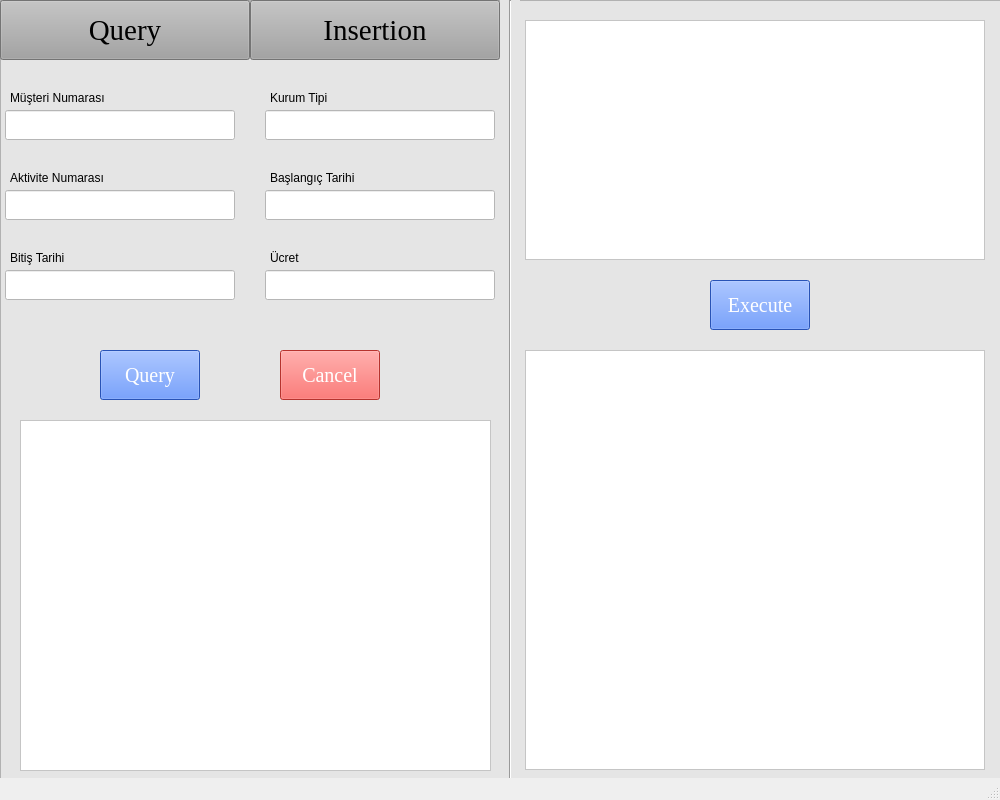
<?xml version="1.0" encoding="UTF-8"?>
<ui version="4.0">
 <class>MainWindow</class>
 <widget class="QMainWindow" name="MainWindow">
  <property name="geometry">
   <rect>
    <x>0</x>
    <y>0</y>
    <width>1000</width>
    <height>800</height>
   </rect>
  </property>
  <property name="windowTitle">
   <string>MainWindow</string>
  </property>
  <widget class="QWidget" name="centralwidget">
   <widget class="QFrame" name="frame_5">
    <property name="geometry">
     <rect>
      <x>0</x>
      <y>0</y>
      <width>1001</width>
      <height>800</height>
     </rect>
    </property>
    <property name="styleSheet">
     <string notr="true">background-color: rgb(229, 229, 229);</string>
    </property>
    <property name="frameShape">
     <enum>QFrame::StyledPanel</enum>
    </property>
    <property name="frameShadow">
     <enum>QFrame::Raised</enum>
    </property>
    <widget class="QPushButton" name="pushButton">
     <property name="geometry">
      <rect>
       <x>0</x>
       <y>0</y>
       <width>250</width>
       <height>60</height>
      </rect>
     </property>
     <property name="font">
      <font>
       <family>Times New Roman</family>
       <pointsize>22</pointsize>
      </font>
     </property>
     <property name="styleSheet">
      <string notr="true">background-color: rgb(163, 163, 163);</string>
     </property>
     <property name="text">
      <string>Query</string>
     </property>
    </widget>
    <widget class="QPushButton" name="pushButton_2">
     <property name="geometry">
      <rect>
       <x>250</x>
       <y>0</y>
       <width>250</width>
       <height>60</height>
      </rect>
     </property>
     <property name="font">
      <font>
       <family>Times New Roman</family>
       <pointsize>22</pointsize>
      </font>
     </property>
     <property name="styleSheet">
      <string notr="true">background-color: rgb(163, 163, 163);</string>
     </property>
     <property name="text">
      <string>Insertion</string>
     </property>
    </widget>
    <widget class="QTextEdit" name="textEdit">
     <property name="geometry">
      <rect>
       <x>525</x>
       <y>20</y>
       <width>460</width>
       <height>240</height>
      </rect>
     </property>
     <property name="styleSheet">
      <string notr="true">background-color: rgb(255, 255, 255);</string>
     </property>
    </widget>
    <widget class="QPushButton" name="pushButton_5">
     <property name="geometry">
      <rect>
       <x>710</x>
       <y>280</y>
       <width>100</width>
       <height>50</height>
      </rect>
     </property>
     <property name="palette">
      <palette>
       <active>
        <colorrole role="WindowText">
         <brush brushstyle="SolidPattern">
          <color alpha="255">
           <red>255</red>
           <green>255</green>
           <blue>255</blue>
          </color>
         </brush>
        </colorrole>
        <colorrole role="Button">
         <brush brushstyle="SolidPattern">
          <color alpha="255">
           <red>56</red>
           <green>116</green>
           <blue>255</blue>
          </color>
         </brush>
        </colorrole>
        <colorrole role="Light">
         <brush brushstyle="SolidPattern">
          <color alpha="255">
           <red>51</red>
           <green>133</green>
           <blue>255</blue>
          </color>
         </brush>
        </colorrole>
        <colorrole role="Text">
         <brush brushstyle="SolidPattern">
          <color alpha="255">
           <red>255</red>
           <green>255</green>
           <blue>255</blue>
          </color>
         </brush>
        </colorrole>
        <colorrole role="ButtonText">
         <brush brushstyle="SolidPattern">
          <color alpha="255">
           <red>255</red>
           <green>255</green>
           <blue>255</blue>
          </color>
         </brush>
        </colorrole>
        <colorrole role="Base">
         <brush brushstyle="SolidPattern">
          <color alpha="255">
           <red>56</red>
           <green>116</green>
           <blue>255</blue>
          </color>
         </brush>
        </colorrole>
        <colorrole role="Window">
         <brush brushstyle="SolidPattern">
          <color alpha="255">
           <red>56</red>
           <green>116</green>
           <blue>255</blue>
          </color>
         </brush>
        </colorrole>
       </active>
       <inactive>
        <colorrole role="WindowText">
         <brush brushstyle="SolidPattern">
          <color alpha="255">
           <red>255</red>
           <green>255</green>
           <blue>255</blue>
          </color>
         </brush>
        </colorrole>
        <colorrole role="Button">
         <brush brushstyle="SolidPattern">
          <color alpha="255">
           <red>56</red>
           <green>116</green>
           <blue>255</blue>
          </color>
         </brush>
        </colorrole>
        <colorrole role="Light">
         <brush brushstyle="SolidPattern">
          <color alpha="255">
           <red>51</red>
           <green>133</green>
           <blue>255</blue>
          </color>
         </brush>
        </colorrole>
        <colorrole role="Text">
         <brush brushstyle="SolidPattern">
          <color alpha="255">
           <red>255</red>
           <green>255</green>
           <blue>255</blue>
          </color>
         </brush>
        </colorrole>
        <colorrole role="ButtonText">
         <brush brushstyle="SolidPattern">
          <color alpha="255">
           <red>255</red>
           <green>255</green>
           <blue>255</blue>
          </color>
         </brush>
        </colorrole>
        <colorrole role="Base">
         <brush brushstyle="SolidPattern">
          <color alpha="255">
           <red>56</red>
           <green>116</green>
           <blue>255</blue>
          </color>
         </brush>
        </colorrole>
        <colorrole role="Window">
         <brush brushstyle="SolidPattern">
          <color alpha="255">
           <red>56</red>
           <green>116</green>
           <blue>255</blue>
          </color>
         </brush>
        </colorrole>
       </inactive>
       <disabled>
        <colorrole role="WindowText">
         <brush brushstyle="SolidPattern">
          <color alpha="255">
           <red>255</red>
           <green>255</green>
           <blue>255</blue>
          </color>
         </brush>
        </colorrole>
        <colorrole role="Button">
         <brush brushstyle="SolidPattern">
          <color alpha="255">
           <red>56</red>
           <green>116</green>
           <blue>255</blue>
          </color>
         </brush>
        </colorrole>
        <colorrole role="Light">
         <brush brushstyle="SolidPattern">
          <color alpha="255">
           <red>51</red>
           <green>133</green>
           <blue>255</blue>
          </color>
         </brush>
        </colorrole>
        <colorrole role="Text">
         <brush brushstyle="SolidPattern">
          <color alpha="255">
           <red>255</red>
           <green>255</green>
           <blue>255</blue>
          </color>
         </brush>
        </colorrole>
        <colorrole role="ButtonText">
         <brush brushstyle="SolidPattern">
          <color alpha="255">
           <red>255</red>
           <green>255</green>
           <blue>255</blue>
          </color>
         </brush>
        </colorrole>
        <colorrole role="Base">
         <brush brushstyle="SolidPattern">
          <color alpha="255">
           <red>56</red>
           <green>116</green>
           <blue>255</blue>
          </color>
         </brush>
        </colorrole>
        <colorrole role="Window">
         <brush brushstyle="SolidPattern">
          <color alpha="255">
           <red>56</red>
           <green>116</green>
           <blue>255</blue>
          </color>
         </brush>
        </colorrole>
       </disabled>
      </palette>
     </property>
     <property name="font">
      <font>
       <family>Times New Roman</family>
       <pointsize>15</pointsize>
      </font>
     </property>
     <property name="styleSheet">
      <string notr="true">background-color: rgb(56, 116, 255);
color: rgb(255, 255, 255);</string>
     </property>
     <property name="text">
      <string>Execute</string>
     </property>
    </widget>
    <widget class="QTextEdit" name="textEdit_2">
     <property name="geometry">
      <rect>
       <x>525</x>
       <y>350</y>
       <width>460</width>
       <height>420</height>
      </rect>
     </property>
     <property name="styleSheet">
      <string notr="true">background-color: rgb(255, 255, 255);</string>
     </property>
     <property name="readOnly">
      <bool>true</bool>
     </property>
    </widget>
    <widget class="Line" name="line_5">
     <property name="geometry">
      <rect>
       <x>500</x>
       <y>0</y>
       <width>20</width>
       <height>811</height>
      </rect>
     </property>
     <property name="orientation">
      <enum>Qt::Vertical</enum>
     </property>
    </widget>
    <widget class="QLineEdit" name="lineEdit">
     <property name="geometry">
      <rect>
       <x>5</x>
       <y>110</y>
       <width>230</width>
       <height>30</height>
      </rect>
     </property>
     <property name="styleSheet">
      <string notr="true">background-color: rgb(255, 255, 255);</string>
     </property>
     <property name="text">
      <string/>
     </property>
    </widget>
    <widget class="QLineEdit" name="lineEdit_2">
     <property name="geometry">
      <rect>
       <x>265</x>
       <y>110</y>
       <width>230</width>
       <height>30</height>
      </rect>
     </property>
     <property name="styleSheet">
      <string notr="true">background-color: rgb(255, 255, 255);</string>
     </property>
     <property name="text">
      <string/>
     </property>
    </widget>
    <widget class="QLineEdit" name="lineEdit_3">
     <property name="geometry">
      <rect>
       <x>5</x>
       <y>190</y>
       <width>230</width>
       <height>30</height>
      </rect>
     </property>
     <property name="styleSheet">
      <string notr="true">background-color: rgb(255, 255, 255);</string>
     </property>
     <property name="text">
      <string/>
     </property>
    </widget>
    <widget class="QLineEdit" name="lineEdit_5">
     <property name="geometry">
      <rect>
       <x>5</x>
       <y>270</y>
       <width>230</width>
       <height>30</height>
      </rect>
     </property>
     <property name="styleSheet">
      <string notr="true">background-color: rgb(255, 255, 255);</string>
     </property>
     <property name="text">
      <string/>
     </property>
    </widget>
    <widget class="QLineEdit" name="lineEdit_4">
     <property name="geometry">
      <rect>
       <x>265</x>
       <y>190</y>
       <width>230</width>
       <height>30</height>
      </rect>
     </property>
     <property name="styleSheet">
      <string notr="true">background-color: rgb(255, 255, 255);</string>
     </property>
     <property name="text">
      <string/>
     </property>
    </widget>
    <widget class="QLineEdit" name="lineEdit_6">
     <property name="geometry">
      <rect>
       <x>265</x>
       <y>270</y>
       <width>230</width>
       <height>30</height>
      </rect>
     </property>
     <property name="styleSheet">
      <string notr="true">background-color: rgb(255, 255, 255);</string>
     </property>
     <property name="text">
      <string/>
     </property>
    </widget>
    <widget class="QLabel" name="label_19">
     <property name="geometry">
      <rect>
       <x>10</x>
       <y>90</y>
       <width>111</width>
       <height>16</height>
      </rect>
     </property>
     <property name="text">
      <string>Müşteri Numarası</string>
     </property>
    </widget>
    <widget class="QLabel" name="label_20">
     <property name="geometry">
      <rect>
       <x>270</x>
       <y>90</y>
       <width>111</width>
       <height>16</height>
      </rect>
     </property>
     <property name="text">
      <string>Kurum Tipi</string>
     </property>
    </widget>
    <widget class="QLabel" name="label_21">
     <property name="geometry">
      <rect>
       <x>10</x>
       <y>170</y>
       <width>111</width>
       <height>16</height>
      </rect>
     </property>
     <property name="text">
      <string>Aktivite Numarası</string>
     </property>
    </widget>
    <widget class="QLabel" name="label_22">
     <property name="geometry">
      <rect>
       <x>270</x>
       <y>170</y>
       <width>111</width>
       <height>16</height>
      </rect>
     </property>
     <property name="text">
      <string>Başlangıç Tarihi</string>
     </property>
    </widget>
    <widget class="QLabel" name="label_23">
     <property name="geometry">
      <rect>
       <x>10</x>
       <y>250</y>
       <width>111</width>
       <height>16</height>
      </rect>
     </property>
     <property name="text">
      <string>Bitiş Tarihi</string>
     </property>
    </widget>
    <widget class="QLabel" name="label_24">
     <property name="geometry">
      <rect>
       <x>270</x>
       <y>250</y>
       <width>111</width>
       <height>16</height>
      </rect>
     </property>
     <property name="text">
      <string>Ücret</string>
     </property>
    </widget>
    <widget class="QPushButton" name="pushButton_3">
     <property name="geometry">
      <rect>
       <x>100</x>
       <y>350</y>
       <width>100</width>
       <height>50</height>
      </rect>
     </property>
     <property name="palette">
      <palette>
       <active>
        <colorrole role="WindowText">
         <brush brushstyle="SolidPattern">
          <color alpha="255">
           <red>255</red>
           <green>255</green>
           <blue>255</blue>
          </color>
         </brush>
        </colorrole>
        <colorrole role="Button">
         <brush brushstyle="SolidPattern">
          <color alpha="255">
           <red>56</red>
           <green>116</green>
           <blue>255</blue>
          </color>
         </brush>
        </colorrole>
        <colorrole role="Light">
         <brush brushstyle="SolidPattern">
          <color alpha="255">
           <red>51</red>
           <green>133</green>
           <blue>255</blue>
          </color>
         </brush>
        </colorrole>
        <colorrole role="Text">
         <brush brushstyle="SolidPattern">
          <color alpha="255">
           <red>255</red>
           <green>255</green>
           <blue>255</blue>
          </color>
         </brush>
        </colorrole>
        <colorrole role="ButtonText">
         <brush brushstyle="SolidPattern">
          <color alpha="255">
           <red>255</red>
           <green>255</green>
           <blue>255</blue>
          </color>
         </brush>
        </colorrole>
        <colorrole role="Base">
         <brush brushstyle="SolidPattern">
          <color alpha="255">
           <red>56</red>
           <green>116</green>
           <blue>255</blue>
          </color>
         </brush>
        </colorrole>
        <colorrole role="Window">
         <brush brushstyle="SolidPattern">
          <color alpha="255">
           <red>56</red>
           <green>116</green>
           <blue>255</blue>
          </color>
         </brush>
        </colorrole>
       </active>
       <inactive>
        <colorrole role="WindowText">
         <brush brushstyle="SolidPattern">
          <color alpha="255">
           <red>255</red>
           <green>255</green>
           <blue>255</blue>
          </color>
         </brush>
        </colorrole>
        <colorrole role="Button">
         <brush brushstyle="SolidPattern">
          <color alpha="255">
           <red>56</red>
           <green>116</green>
           <blue>255</blue>
          </color>
         </brush>
        </colorrole>
        <colorrole role="Light">
         <brush brushstyle="SolidPattern">
          <color alpha="255">
           <red>51</red>
           <green>133</green>
           <blue>255</blue>
          </color>
         </brush>
        </colorrole>
        <colorrole role="Text">
         <brush brushstyle="SolidPattern">
          <color alpha="255">
           <red>255</red>
           <green>255</green>
           <blue>255</blue>
          </color>
         </brush>
        </colorrole>
        <colorrole role="ButtonText">
         <brush brushstyle="SolidPattern">
          <color alpha="255">
           <red>255</red>
           <green>255</green>
           <blue>255</blue>
          </color>
         </brush>
        </colorrole>
        <colorrole role="Base">
         <brush brushstyle="SolidPattern">
          <color alpha="255">
           <red>56</red>
           <green>116</green>
           <blue>255</blue>
          </color>
         </brush>
        </colorrole>
        <colorrole role="Window">
         <brush brushstyle="SolidPattern">
          <color alpha="255">
           <red>56</red>
           <green>116</green>
           <blue>255</blue>
          </color>
         </brush>
        </colorrole>
       </inactive>
       <disabled>
        <colorrole role="WindowText">
         <brush brushstyle="SolidPattern">
          <color alpha="255">
           <red>255</red>
           <green>255</green>
           <blue>255</blue>
          </color>
         </brush>
        </colorrole>
        <colorrole role="Button">
         <brush brushstyle="SolidPattern">
          <color alpha="255">
           <red>56</red>
           <green>116</green>
           <blue>255</blue>
          </color>
         </brush>
        </colorrole>
        <colorrole role="Light">
         <brush brushstyle="SolidPattern">
          <color alpha="255">
           <red>51</red>
           <green>133</green>
           <blue>255</blue>
          </color>
         </brush>
        </colorrole>
        <colorrole role="Text">
         <brush brushstyle="SolidPattern">
          <color alpha="255">
           <red>255</red>
           <green>255</green>
           <blue>255</blue>
          </color>
         </brush>
        </colorrole>
        <colorrole role="ButtonText">
         <brush brushstyle="SolidPattern">
          <color alpha="255">
           <red>255</red>
           <green>255</green>
           <blue>255</blue>
          </color>
         </brush>
        </colorrole>
        <colorrole role="Base">
         <brush brushstyle="SolidPattern">
          <color alpha="255">
           <red>56</red>
           <green>116</green>
           <blue>255</blue>
          </color>
         </brush>
        </colorrole>
        <colorrole role="Window">
         <brush brushstyle="SolidPattern">
          <color alpha="255">
           <red>56</red>
           <green>116</green>
           <blue>255</blue>
          </color>
         </brush>
        </colorrole>
       </disabled>
      </palette>
     </property>
     <property name="font">
      <font>
       <family>Times New Roman</family>
       <pointsize>15</pointsize>
      </font>
     </property>
     <property name="styleSheet">
      <string notr="true">background-color: rgb(56, 116, 255);
color: rgb(255, 255, 255);</string>
     </property>
     <property name="text">
      <string>Query</string>
     </property>
    </widget>
    <widget class="QPushButton" name="pushButton_4">
     <property name="geometry">
      <rect>
       <x>280</x>
       <y>350</y>
       <width>100</width>
       <height>50</height>
      </rect>
     </property>
     <property name="palette">
      <palette>
       <active>
        <colorrole role="WindowText">
         <brush brushstyle="SolidPattern">
          <color alpha="255">
           <red>255</red>
           <green>255</green>
           <blue>255</blue>
          </color>
         </brush>
        </colorrole>
        <colorrole role="Button">
         <brush brushstyle="SolidPattern">
          <color alpha="255">
           <red>255</red>
           <green>71</green>
           <blue>65</blue>
          </color>
         </brush>
        </colorrole>
        <colorrole role="Light">
         <brush brushstyle="SolidPattern">
          <color alpha="255">
           <red>51</red>
           <green>133</green>
           <blue>255</blue>
          </color>
         </brush>
        </colorrole>
        <colorrole role="Text">
         <brush brushstyle="SolidPattern">
          <color alpha="255">
           <red>255</red>
           <green>255</green>
           <blue>255</blue>
          </color>
         </brush>
        </colorrole>
        <colorrole role="ButtonText">
         <brush brushstyle="SolidPattern">
          <color alpha="255">
           <red>255</red>
           <green>255</green>
           <blue>255</blue>
          </color>
         </brush>
        </colorrole>
        <colorrole role="Base">
         <brush brushstyle="SolidPattern">
          <color alpha="255">
           <red>255</red>
           <green>71</green>
           <blue>65</blue>
          </color>
         </brush>
        </colorrole>
        <colorrole role="Window">
         <brush brushstyle="SolidPattern">
          <color alpha="255">
           <red>255</red>
           <green>71</green>
           <blue>65</blue>
          </color>
         </brush>
        </colorrole>
       </active>
       <inactive>
        <colorrole role="WindowText">
         <brush brushstyle="SolidPattern">
          <color alpha="255">
           <red>255</red>
           <green>255</green>
           <blue>255</blue>
          </color>
         </brush>
        </colorrole>
        <colorrole role="Button">
         <brush brushstyle="SolidPattern">
          <color alpha="255">
           <red>255</red>
           <green>71</green>
           <blue>65</blue>
          </color>
         </brush>
        </colorrole>
        <colorrole role="Light">
         <brush brushstyle="SolidPattern">
          <color alpha="255">
           <red>51</red>
           <green>133</green>
           <blue>255</blue>
          </color>
         </brush>
        </colorrole>
        <colorrole role="Text">
         <brush brushstyle="SolidPattern">
          <color alpha="255">
           <red>255</red>
           <green>255</green>
           <blue>255</blue>
          </color>
         </brush>
        </colorrole>
        <colorrole role="ButtonText">
         <brush brushstyle="SolidPattern">
          <color alpha="255">
           <red>255</red>
           <green>255</green>
           <blue>255</blue>
          </color>
         </brush>
        </colorrole>
        <colorrole role="Base">
         <brush brushstyle="SolidPattern">
          <color alpha="255">
           <red>255</red>
           <green>71</green>
           <blue>65</blue>
          </color>
         </brush>
        </colorrole>
        <colorrole role="Window">
         <brush brushstyle="SolidPattern">
          <color alpha="255">
           <red>255</red>
           <green>71</green>
           <blue>65</blue>
          </color>
         </brush>
        </colorrole>
       </inactive>
       <disabled>
        <colorrole role="WindowText">
         <brush brushstyle="SolidPattern">
          <color alpha="255">
           <red>255</red>
           <green>255</green>
           <blue>255</blue>
          </color>
         </brush>
        </colorrole>
        <colorrole role="Button">
         <brush brushstyle="SolidPattern">
          <color alpha="255">
           <red>255</red>
           <green>71</green>
           <blue>65</blue>
          </color>
         </brush>
        </colorrole>
        <colorrole role="Light">
         <brush brushstyle="SolidPattern">
          <color alpha="255">
           <red>51</red>
           <green>133</green>
           <blue>255</blue>
          </color>
         </brush>
        </colorrole>
        <colorrole role="Text">
         <brush brushstyle="SolidPattern">
          <color alpha="255">
           <red>255</red>
           <green>255</green>
           <blue>255</blue>
          </color>
         </brush>
        </colorrole>
        <colorrole role="ButtonText">
         <brush brushstyle="SolidPattern">
          <color alpha="255">
           <red>255</red>
           <green>255</green>
           <blue>255</blue>
          </color>
         </brush>
        </colorrole>
        <colorrole role="Base">
         <brush brushstyle="SolidPattern">
          <color alpha="255">
           <red>255</red>
           <green>71</green>
           <blue>65</blue>
          </color>
         </brush>
        </colorrole>
        <colorrole role="Window">
         <brush brushstyle="SolidPattern">
          <color alpha="255">
           <red>255</red>
           <green>71</green>
           <blue>65</blue>
          </color>
         </brush>
        </colorrole>
       </disabled>
      </palette>
     </property>
     <property name="font">
      <font>
       <family>Times New Roman</family>
       <pointsize>15</pointsize>
      </font>
     </property>
     <property name="styleSheet">
      <string notr="true">color: rgb(255, 255, 255);
background-color: rgb(255, 71, 65);</string>
     </property>
     <property name="text">
      <string>Cancel</string>
     </property>
    </widget>
    <widget class="QTextEdit" name="textEdit_3">
     <property name="geometry">
      <rect>
       <x>20</x>
       <y>420</y>
       <width>471</width>
       <height>351</height>
      </rect>
     </property>
     <property name="styleSheet">
      <string notr="true">background-color: rgb(255, 255, 255);</string>
     </property>
     <property name="readOnly">
      <bool>true</bool>
     </property>
    </widget>
   </widget>
  </widget>
  <widget class="QStatusBar" name="statusbar"/>
 </widget>
 <resources/>
 <connections/>
</ui>
